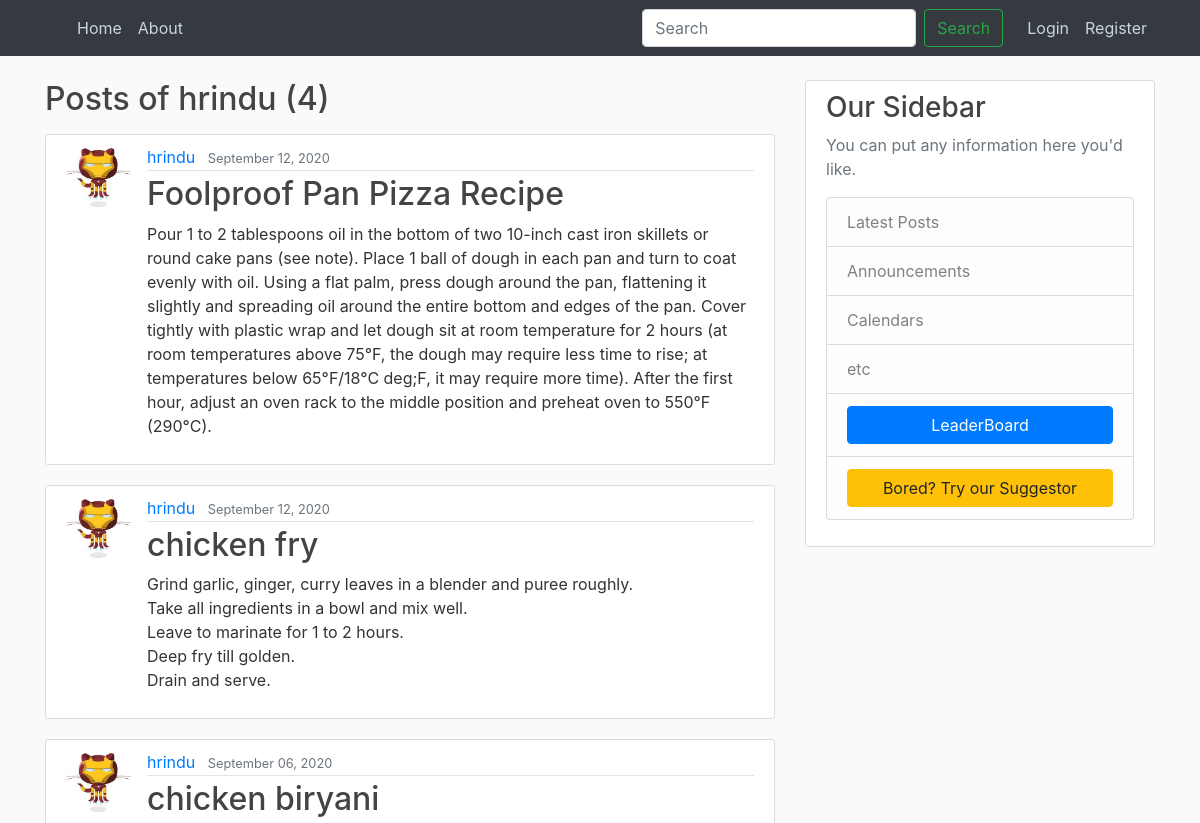
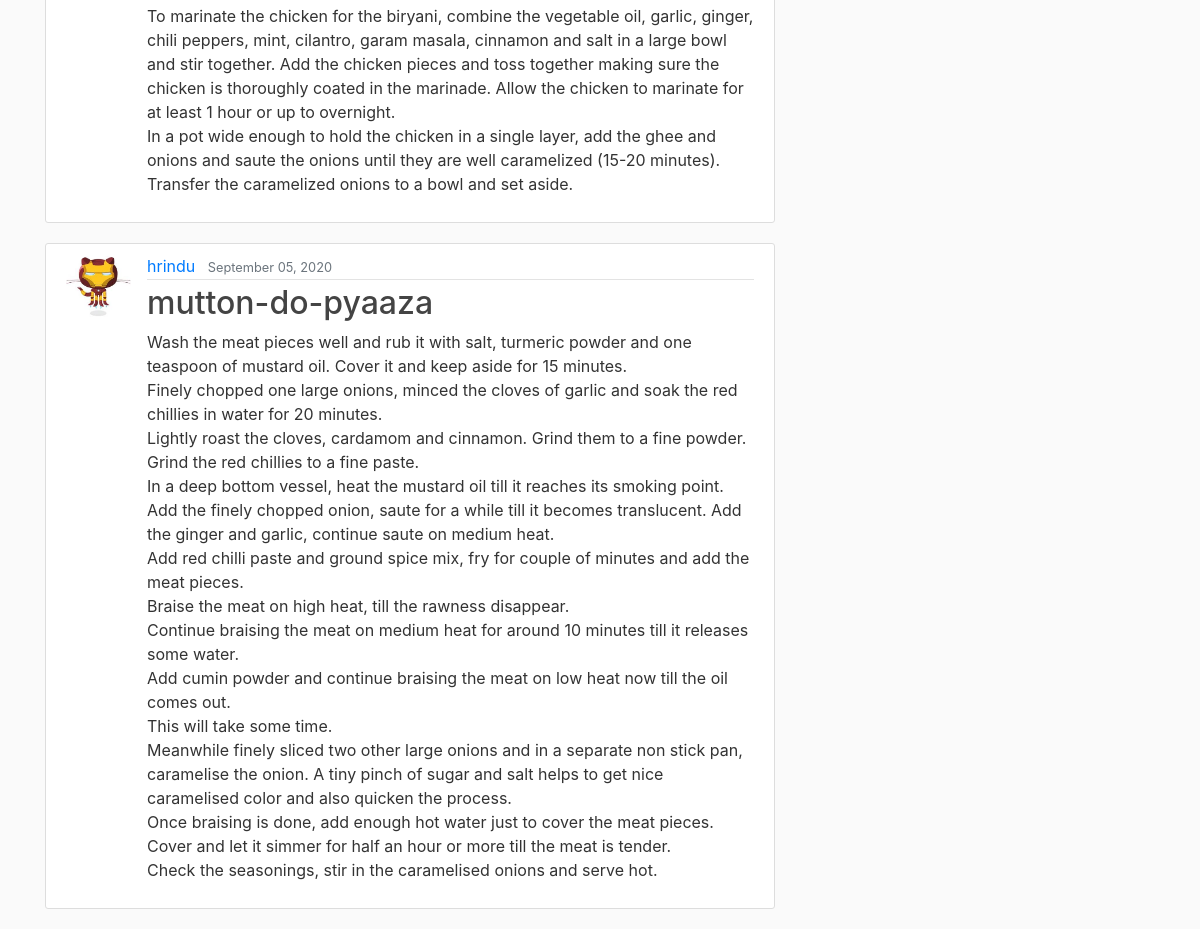
Page /user/hrindu on the committed database (2 pictures, top to bottom).
### blog/models.py (models this page shows, shortened)
class Post(models.Model):
	title = models.CharField(max_length=100)
	content = models.TextField(blank=False)
	date_posted = models.DateTimeField(default=timezone.now)
	author = models.ForeignKey(User, on_delete=models.CASCADE)

### users/models.py (models this page shows, shortened)
class Profile(models.Model):
	user = models.OneToOneField(User, on_delete=models.CASCADE)
	image = models.ImageField(default='default.png', upload_to='profile_pics')
	block_status = models.IntegerField(default=0)

### blog/views.py (the view)
# urls.py: path('user/<str:username>',UserPostListView.as_view(),name='user-posts'),
class UserPostListView(ListView):
	model = Post
	template_name = 'blog/user_posts.html'
	context_object_name = 'posts'
	paginate_by = 4
	def get_queryset(self):
		user = get_object_or_404(User, username = self.kwargs.get('username'))
		return Post.objects.filter(author = user).order_by('-date_posted')

### blog/templates/blog/user_posts.html (shortened to what this page needs)
{% extends "blog/base.html" %}
{% block content %}
<h2 class="mb-3">Posts of {{view.kwargs.username}} ({{ page_obj.paginator.count }})</h2>
    {% for post in posts %}
        <article class="media content-section">
          <img src="{{ post.author.profile.image.url }} " class="rounded-circle article-img">
          <div class="media-body">
            <div class="article-metadata">
              <a class="mr-2" href="{% url 'user-posts' post.author.username %}">{{ post.author }}</a>
              <small class="text-muted">{{ post.date_posted|date:"F d, Y" }}</small>
            </div>
            <h2><a class="article-title" href="{% url 'post-detail' post.id %}">{{ post.title }}</a></h2>
            <p class="article-content">{{ post.content }}</p>
          </div>
        </article>
    {% endfor %}
{% endblock content %}

### blog/static/blog/main.css (style rules this page uses)
body { background: #fafafa; color: #333333; margin-top: 5rem; }
h1, h2, h3, h4, h5, h6 { color: #444444; }
.content-section { background: #ffffff; padding: 10px 20px; border: 1px solid #dddddd; border-radius: 3px; margin-bottom: 20px; }
.article-title { color: #444444; }
.article-content { white-space: pre-line; }
.article-img { height: 65px; width: 65px; margin-right: 16px; }
.article-metadata { padding-bottom: 1px; margin-bottom: 4px; border-bottom: 1px solid #e3e3e3 }

### rows in the picture
Post: author.profile.image (picture), author "hrindu", date_posted "September 12, 2020", title "Foolproof Pan Pizza Recipe", content "Pour 1 to 2 tablespoons oil in the bottom of two 10-inch cast iron skillets or round cake pans (see note). Place 1 ball of dough in each pan and turn to coat evenly with oil. Using a flat palm, press dough around the pan, flattening it slightly and spreading oil around the entire bottom and edges of the pan. Cover tightly with plastic wrap and let dough sit at room temperature for 2 hours (at room temperatures above 75°F, the dough may require less time to rise; at temperatures below 65°F/18°C deg;F, it may require more time). After the first hour, adjust an oven rack to the middle position and preheat oven to 550°F (290°C)."
Post: author.profile.image (picture), author "hrindu", date_posted "September 12, 2020", title "chicken fry", content "Grind garlic, ginger, curry leaves in a blender and puree roughly. Take all ingredients in a bowl and mix well. Leave to marinate for 1 to 2 hours. Deep fry till golden. Drain and serve."
Post: author.profile.image (picture), author "hrindu", date_posted "September 06, 2020", title "chicken biryani", content "To marinate the chicken for the biryani, combine the vegetable oil, garlic, ginger, chili peppers, mint, cilantro, garam masala, cinnamon and salt in a large bowl and stir together. Add the chicken pieces and toss together making sure the chicken is thoroughly coated in the marinade. Allow the chicken to marinate for at least 1 hour or up to overnight. In a pot wide enough to hold the chicken in a single layer, add the ghee and onions and saute the onions until they are well caramelized (15-20 minutes). Transfer the caramelized onions to a bowl and set aside."
Post: author.profile.image (picture), author "hrindu", date_posted "September 05, 2020", title "mutton-do-pyaaza", content "Wash the meat pieces well and rub it with salt, turmeric powder and one teaspoon of mustard oil. Cover it and keep aside for 15 minutes. Finely chopped one large onions, minced the cloves of garlic and soak the red chillies in water for 20 minutes. Lightly roast the cloves, cardamom and cinnamon. Grind them to a fine powder. Grind the red chillies to a fine paste. In a deep bottom vessel, heat the mustard oil till it reaches its smoking point. Add the finely chopped onion, saute for a while till it becomes translucent. Add the ginger and garlic, continue saute on medium heat. Add red chilli paste and ground spice mix, fry for couple of minutes and add the meat pieces. Braise the meat on…"

### other values in the picture
{{ view.kwargs.username }} "hrindu"
{{ page_obj.paginator.count }} "4"
